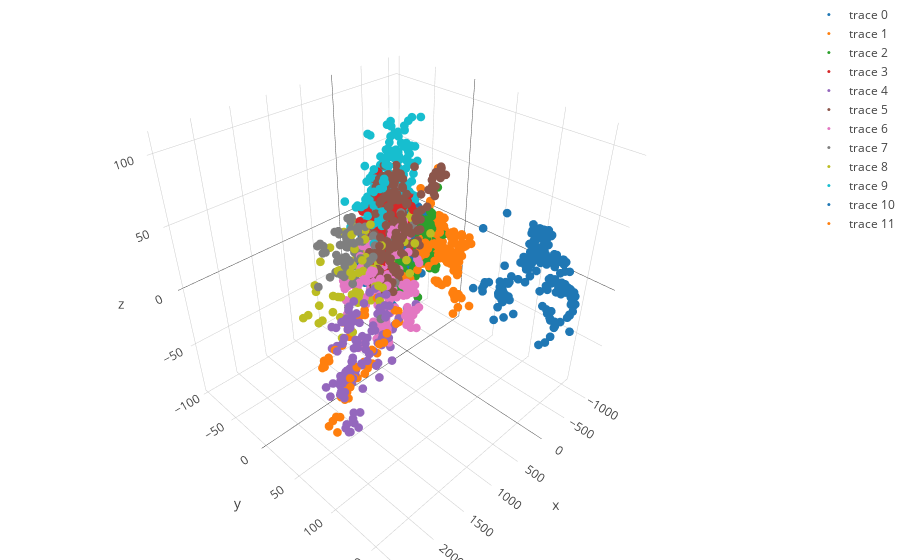

Notebook code cell kept with this figure:
### Code cell
# Interactive plot
import plotly.graph_objs as go
import plotly.offline as py
py.init_notebook_mode(connected=True)

trace = []
for a in np.unique(y_train):
    trace.append(go.Scatter3d(x=trdict[a][:,0], y=trdict[a][:,1], z=trdict[a][:,2], 
                              mode='markers', marker=dict(size=3)))
    
layout = go.Layout(margin=dict(l=0, r=0, b=0, t=0))
py.iplot(go.Figure(data=trace, layout=layout))
